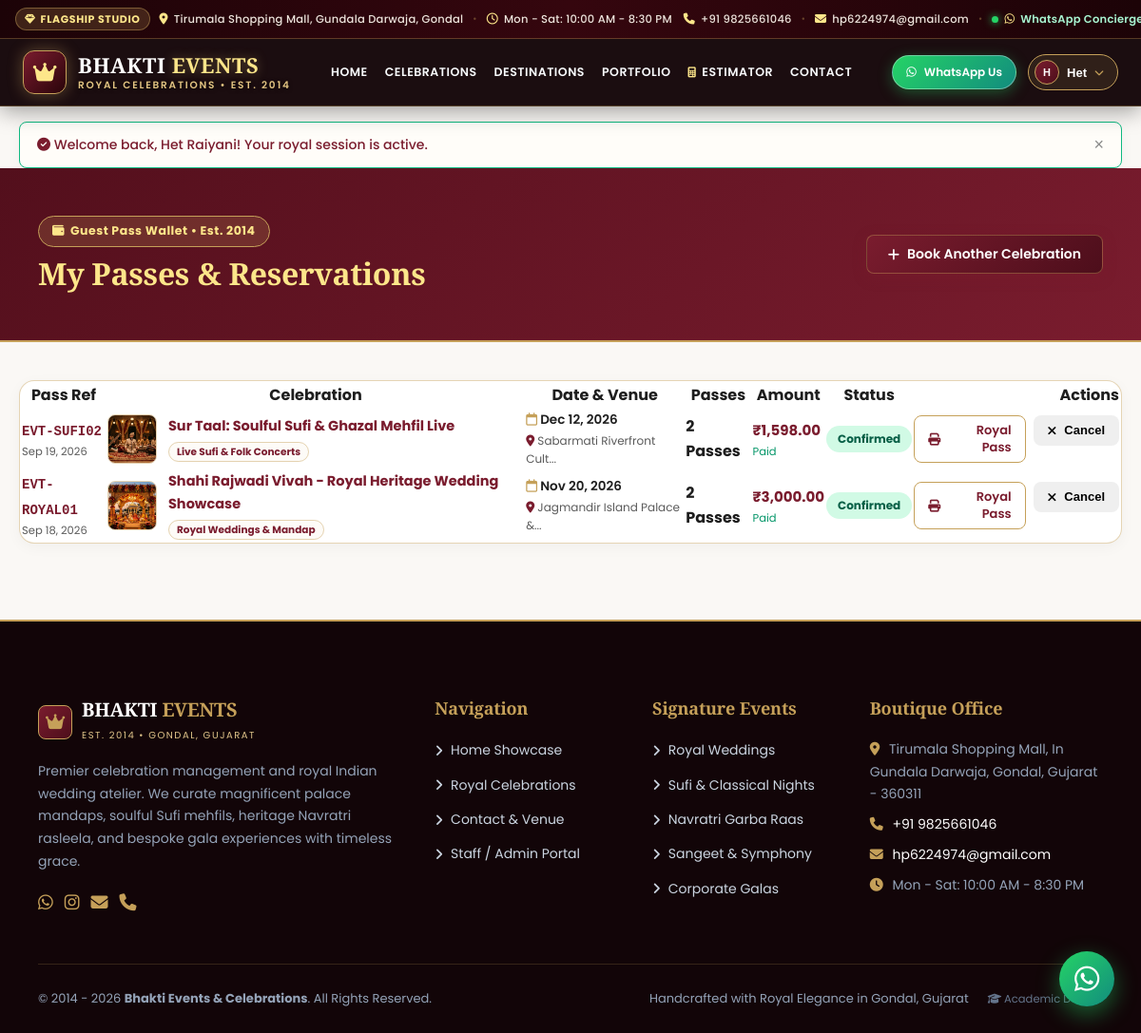
Page /user/my-bookings.php (signed in) on the committed database.
### tables this page shows
CREATE TABLE `bookings` (
  `id` INT AUTO_INCREMENT PRIMARY KEY,
  `booking_reference` VARCHAR(20) NOT NULL UNIQUE,
  `user_id` INT NOT NULL,
  `event_id` INT NOT NULL,
  `ticket_quantity` INT NOT NULL,
  `total_amount` DECIMAL(10,2) NOT NULL,
  `booking_status` ENUM('Confirmed', 'Pending', 'Cancelled') DEFAULT 'Confirmed',
  `payment_status` ENUM('Paid', 'Unpaid') DEFAULT 'Paid',
  `payment_method` VARCHAR(50) DEFAULT 'Simulated Online (UPI/Card)',
  `booked_at` TIMESTAMP DEFAULT CURRENT_TIMESTAMP,
  FOREIGN KEY (`user_id`) REFERENCES `users`(`id`) ON DELETE CASCADE,
  FOREIGN KEY (`event_id`) REFERENCES `events`(`id`) ON DELETE CASCADE
);

CREATE TABLE `events` (
  `id` INT AUTO_INCREMENT PRIMARY KEY,
  `category_id` INT NOT NULL,
  `title` VARCHAR(200) NOT NULL,
  `description` TEXT NOT NULL,
  `venue` VARCHAR(255) NOT NULL,
  `event_date` DATE NOT NULL,
  `event_time` TIME NOT NULL,
  `ticket_price` DECIMAL(10,2) NOT NULL DEFAULT 0.00,
  `total_seats` INT NOT NULL,
  `available_seats` INT NOT NULL,
  `image` VARCHAR(255) DEFAULT 'default-event.jpg',
  `status` ENUM('upcoming', 'completed', 'cancelled') DEFAULT 'upcoming',
  `created_at` TIMESTAMP DEFAULT CURRENT_TIMESTAMP,
  FOREIGN KEY (`category_id`) REFERENCES `categories`(`id`) ON DELETE CASCADE
);

CREATE TABLE `categories` (
  `id` INT AUTO_INCREMENT PRIMARY KEY,
  `category_name` VARCHAR(50) NOT NULL UNIQUE,
  `slug` VARCHAR(60) NOT NULL
);

### user/my-bookings.php (the view, shortened to what this page needs)
<?php
require_once '../config/db.php';
require_once '../includes/functions.php';
$userId = $_SESSION['user_id'];
$stmt = $pdo->prepare("SELECT b.*, e.title AS event_title, e.event_date, e.event_time, e.venue, e.image, c.category_name
                       FROM bookings b
                       JOIN events e ON b.event_id = e.id
                       JOIN categories c ON e.category_id = c.id
                       WHERE b.user_id = ?
                       ORDER BY b.booked_at DESC");
$stmt->execute([$userId]);
$bookings = $stmt->fetchAll();
include '../includes/header.php';
?>
<div style="background:linear-gradient(135deg, var(--burgundy-dark) 0%, var(--burgundy) 100%); color:#fff; padding:50px 20px; border-bottom:2px solid var(--gold);">
  <div class="container">
    <div style="display:flex; justify-content:space-between; align-items:center; flex-wrap:wrap; gap:16px;">
      <div>
        <span class="badge-pill" style="background:rgba(197,160,89,0.2); color:var(--gold-light); border-color:var(--gold); margin-bottom:8px;">
          <i class="fa-solid fa-wallet"></i> Guest Pass Wallet &bull; Est. 2014
        </span>
        <h1 style="color:var(--gold-light); font-size:32px; margin:0; font-family:var(--font-heading);">My Passes &amp; Reservations</h1>
      </div>
      <div>
        <a href="../events.php" class="btn btn-primary">
          <i class="fa-solid fa-plus me-1"></i> Book Another Celebration
        </a>
      </div>
    </div>
  </div>
</div>
<div class="container" style="padding:40px 20px 80px;">
  <?php if (!empty($bookings)): ?>
    <div style="background:#fff; border-radius:16px; border:1px solid var(--gold-border); box-shadow:var(--shadow-sm); overflow:hidden;">
      <div class="table-responsive">
        <table class="admin-table">
          <thead>
            <tr>
              <th>Pass Ref</th>
              <th>Celebration</th>
              <th>Date &amp; Venue</th>
              <th>Passes</th>
              <th>Amount</th>
              <th>Status</th>
              <th style="text-align:right;">Actions</th>
            </tr>
          </thead>
          <tbody>
            <?php foreach ($bookings as $b): ?>
              <tr>
                <td>
                  <strong style="color:var(--burgundy); font-family:monospace; font-size:14px;">
                    <?= e($b['booking_reference']) ?>
                  </strong>
                  <div style="font-size:11.5px; color:var(--charcoal-muted);">
                    <?= date('M d, Y', strtotime($b['booked_at'])) ?>
                  </div>
                </td>
                <td>
                  <div style="display:flex; align-items:center; gap:12px;">
                    <img src="../assets/images/events/<?= e($b['image']) ?>"
                         onerror="this.src='../assets/images/events/default-event.jpg'"
                         alt=""
                         style="width:52px; height:52px; border-radius:8px; object-fit:cover; border:1px solid var(--gold-border);">
                    <div>
                      <strong style="color:var(--burgundy); font-size:14.5px; display:block;">
                        <a href="../event-details.php?id=<?= $b['event_id'] ?>"><?= e($b['event_title']) ?></a>
                      </strong>
                      <span class="category-badge" style="position:static; padding:2px 8px; font-size:10.5px; background:var(--ivory-soft); color:var(--burgundy); border:1px solid var(--gold-border);">
                        <?= e($b['category_name']) ?>
                      </span>
                    </div>
                  </div>
                </td>
                <td>
                  <div style="font-size:13.5px; font-weight:600; color:var(--charcoal);">
                    <i class="fa-regular fa-calendar me-1" style="color:var(--gold);"></i>
                    <?= format_date($b['event_date']) ?>
                  </div>
                  <div style="font-size:12px; color:var(--charcoal-muted);">
                    <i class="fa-solid fa-location-dot me-1" style="color:var(--burgundy);"></i>
                    <?= e(substr($b['venue'], 0, 25)) ?>...
                  </div>
                </td>
                <td>
                  <span style="font-weight:700; color:var(--charcoal);">
                    <?= $b['ticket_quantity'] ?> <?= $b['ticket_quantity'] > 1 ? 'Passes' : 'Pass' ?>
                  </span>
                </td>
                <td>
                  <strong style="font-size:15px; color:var(--burgundy);">
                    <?= format_price($b['total_amount']) ?>
                  </strong>
                  <div style="font-size:11.5px; color:#059669;">
                    <?= e($b['payment_status']) ?>
                  </div>
                </td>
                <td>
                  <?= get_status_badge($b['booking_status']) ?>
                </td>
                <td style="text-align:right;">
                  <div style="display:inline-flex; gap:8px;">
                    <a href="../ticket-success.php?ref=<?= urlencode($b['booking_reference']) ?>" class="btn btn-sm btn-outline-primary" style="border-color:var(--gold); color:var(--burgundy);" title="View & Print E-Ticket">
                      <i class="fa-solid fa-print"></i> Royal Pass
                    </a>
                    <?php if ($b['booking_status'] !== 'Cancelled'): ?>
                      <form action="my-bookings.php" method="POST" style="display:inline;" onsubmit="return confirm('Are you sure you want to cancel this reservation? Released passes will return to inventory.')">
                        <button type="submit" class="btn btn-sm btn-danger" title="Cancel Booking">
                          <i class="fa-solid fa-xmark"></i> Cancel
                        </button>
                      </form>
                    <?php endif; ?>
                  </div>
                </td>
              </tr>
            <?php endforeach; ?>
          </tbody>
        </table>
      </div>
    </div>
  <?php endif; ?>
</div>
<?php include '../includes/footer.php'; ?>

### includes/functions.php (shortened to what this page needs)
<?php
function e(?string $string): string {
    return htmlspecialchars($string ?? '', ENT_QUOTES, 'UTF-8');
}
function format_price($amount): string {
    $val = floatval($amount);
    return '₹' . number_format($val, 2);
}
function format_date(string $dateStr, string $format = 'M d, Y'): string {
    return date($format, strtotime($dateStr));
}
function get_status_badge(string $status): string {
    $statusLower = strtolower($status);
    $colorClass = 'badge-secondary';
    switch ($statusLower) {
        case 'confirmed':
        case 'upcoming':
        case 'paid':
            $colorClass = 'badge-success';
            break;
    }
    return '<span class="status-badge ' . $colorClass . '">' . htmlspecialchars(ucfirst($status)) . '</span>';
}
?>

### assets/css/style.css (style rules this page uses)
:root { --primary: #7A1C2E; --primary-dark: #530F1C; --primary-light: #9B283F; --primary-subtle: #F9ECEE; --secondary: #C5A059; --secondary-light: #E0C58A; --secondary-dark: #987834; --secondary-subtle: #FAF5EB; --burgundy: #7A1C2E; --burgundy-dark: #530F1C; --burgundy-deep: #2A040A; --burgundy-light: #9B283F; --burgundy-soft: #F9ECEE; --gold: #C5A059; --gold-light: #FDE68A; --gold-dark: #987834; --gold-border: rgba(197, 160, 89, 0.45); --gold-soft: #FAF5EB; --ivory: #FAF8F5; --ivory-soft: #FDFBF7; --charcoal: #1E1E1E; --charcoal-muted: #5A5A5A; --cream: #FFFDF9; --accent-gold: #D4AF37; --accent-gold-gradient: linear-gradient(135deg, #E6C887 0%, #C5A059 50%, #9B7830 100%); --burgundy-gradient: linear-gradient(135deg, #7A1C2E 0%, #4D0E1B 100%); --hero-overlay: linear-gradient(180deg, rgba(20, 6, 9, 0.45) 0%, rgba(20, 6, 9, 0.88) 100%); --bg-base: #FAF8F5; --bg-surface: #FFFFFF; --bg-subtle: #F4EFEB; --bg-dark: #1A0D11; --text-primary: #1E1E1E; --text-secondary: #5A5A5A; --text-muted: #8A8A8A; --text-light: #FAF8F5; --text-gold: #C5A059; --success: #10B981; --success-light: #D1FAE5; --success-dark: #065F46; --warning: #F59E0B; --warning-light: #FEF3C7; --danger: #EF4444; --danger-light: #FEE2E2; --border-gold: rgba(197, 160, 89, 0.35); --border-subtle: rgba(0, 0, 0, 0.08); --border-light: rgba(255, 255, 255, 0.15); --shadow-sm: 0 4px 15px rgba(0, 0, 0, 0.04); --shadow-md: 0 8px 30px rgba(0, 0, 0, 0.06); --shadow-lg: 0 16px 40px rgba(122, 28, 46, 0.09); --shadow-gold: 0 8px 25px rgba(197, 160, 89, 0.28); --shadow-card-hover: 0 20px 45px rgba(122, 28, 46, 0.14); --font-heading: 'Playfair Display', Georgia, serif; --font-body: 'Poppins', -apple-system, BlinkMacSystemFont, 'Segoe UI', Roboto, sans-serif; --container-width: 1240px; --radius-sm: 4px; --radius-md: 8px; --radius-lg: 16px; --radius-pill: 9999px; --transition-fast: 0.2s cubic-bezier(0.4, 0, 0.2, 1); --transition-smooth: 0.35s cubic-bezier(0.4, 0, 0.2, 1); }
*, *::before, *::after { box-sizing: border-box; margin: 0; padding: 0; }
html { scroll-behavior: smooth; font-size: 16px; -webkit-font-smoothing: antialiased; }
body { font-family: var(--font-body); background-color: var(--bg-base); color: var(--text-primary); line-height: 1.65; overflow-x: hidden; display: flex; flex-direction: column; min-height: 100vh; }
img { max-width: 100%; height: auto; display: block; }
a { color: inherit; text-decoration: none; transition: var(--transition-fast); }
.container { width: 100%; max-width: var(--container-width); margin: 0 auto; padding: 0 20px; }
h1, h2, h3, h4, h5, h6 { font-family: var(--font-heading); color: var(--primary); font-weight: 700; line-height: 1.25; letter-spacing: -0.01em; }
h1 { font-size: clamp(2.4rem, 4.5vw, 3.8rem); font-weight: 800; }
.btn { display: inline-flex; align-items: center; justify-content: center; gap: 8px; padding: 10px 22px; border-radius: var(--radius-md); font-weight: 600; font-size: 14px; cursor: pointer; transition: var(--transition-fast); border: 1px solid transparent; line-height: 1.4; text-decoration: none; }
.btn-primary { background: var(--burgundy-gradient); color: #FFFFFF; border: 1px solid rgba(197, 160, 89, 0.4); box-shadow: 0 4px 14px rgba(122, 28, 46, 0.4); }
.btn-sm { padding: 6px 14px; font-size: 13px; }
.badge-pill { display: inline-flex; align-items: center; gap: 6px; background: rgba(197, 160, 89, 0.15); color: var(--secondary-dark); border: 1px solid var(--border-gold); padding: 5px 14px; border-radius: var(--radius-pill); font-size: 12.5px; font-weight: 700; letter-spacing: 0.5px; }
.category-badge { background: rgba(26, 13, 17, 0.85); backdrop-filter: blur(8px); color: var(--secondary-light); font-size: 11.5px; font-weight: 700; padding: 4px 12px; border-radius: var(--radius-pill); border: 1px solid var(--border-gold); }
.status-badge { display: inline-flex; align-items: center; gap: 5px; padding: 4px 12px; border-radius: var(--radius-pill); font-size: 12px; font-weight: 700; }
.badge-success { background: #D1FAE5; color: #065F46; }
.btn-primary { position: relative; overflow: hidden; }
.btn-primary::after { content: ''; position: absolute; top: -50%; left: -60%; width: 20%; height: 200%; background: linear-gradient( 60deg, rgba(255, 255, 255, 0) 20%, rgba(255, 255, 255, 0.35) 50%, rgba(255, 255, 255, 0) 80% ); transform: rotate(25deg); transition: all 0.75s ease; }

### rows in the picture
bookings: booking_reference "EVT-SUFI02", booked_at "Sep 19, 2026", event.image (picture), event.title "Sur Taal: Soulful Sufi & Ghazal Mehfil Live", categories.category_name "Live Sufi & Folk Concerts", event.event_date "Dec 12, 2026", event.venue "Sabarmati Riverfront Cult", ticket_quantity "2", shows "Passes", total_amount "₹1,598.00", payment_status "Paid", booking_status "Confirmed"
bookings: booking_reference "EVT-ROYAL01", booked_at "Sep 18, 2026", event.image (picture), event.title "Shahi Rajwadi Vivah - Royal Heritage Wedding Showcase", categories.category_name "Royal Weddings & Mandap", event.event_date "Nov 20, 2026", event.venue "Jagmandir Island Palace &", ticket_quantity "2", shows "Passes", total_amount "₹3,000.00", payment_status "Paid", booking_status "Confirmed"

### other values in the picture
substr($_SESSION['fullname'] ?? 'G', 0, 1) "H"
explode(' ', $_SESSION['fullname'] ?? 'Guest')[0] "Het"
$flash['message'] "Welcome back, Het Raiyani! Your royal session is active."
